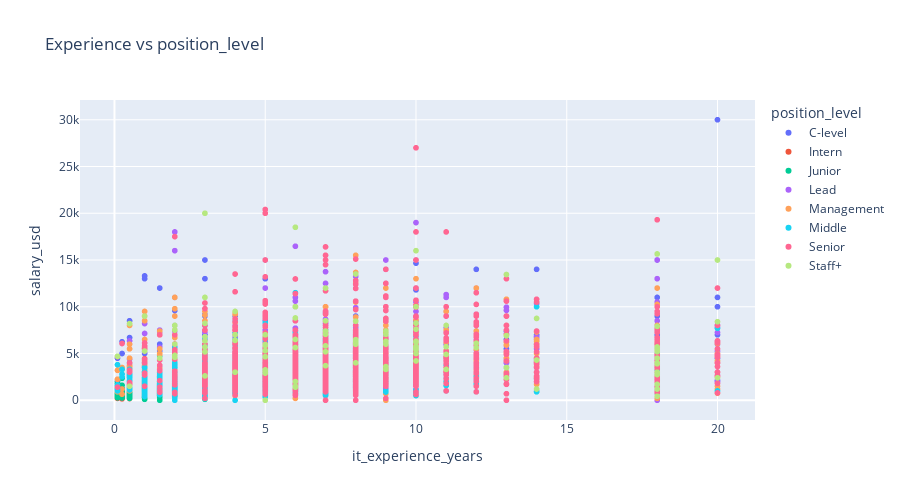

Notebook cell for this chart:
### Code cell
fig = px.scatter(
    dataframe,
    x='it_experience_years',
    y='salary_usd',
    color='position_level',
    hover_data=['pos_to_cat','it_experience_years', 'salary_usd'],
    title='Experience vs position_level',
    width=900, height=500
).show()

### Figure 1 — Plotly figure (JSON) as saved in the notebook; plotly's stock layout.template omitted (floating-point values rounded to 4 significant figures; data arrays with more than 128 entries replaced by an {"elided": "..."} marker saying what was removed)
{"data": [{"customdata": {"elided": "149x1 str values"}, "hovertemplate": "position_level=C-level<br>it_experience_years=%{x}<br>salary_usd=%{y}<br>pos_to_cat=%{customdata[0]}<extra></extra>", "legendgroup": "C-level", "marker": {"color": "#636efa", "symbol": "circle"}, "mode": "markers", "name": "C-level", "showlegend": true, "type": "scattergl", "x": {"elided": "149 float values"}, "xaxis": "x", "y": {"elided": "149 float values"}, "yaxis": "y"}, {"customdata": [["Software Engineering"], ["Software Engineering"], ["Software Engineering"], ["Software Engineering"], ["Software Engineering"], ["Software Engineering"], ["Software Engineering"], ["Software Engineering"], ["Software Engineering"], ["Software Engineering"], ["Software Engineering"], ["Software Engineering"], ["Software Engineering"], ["Software Engineering"], ["Software Engineering"], ["Software Engineering"], ["Software Engineering"], ["Software Engineering"], ["Software Engineering"], ["Software Engineering"], ["Software Engineering"], ["Software Engineering"], ["Software Engineering"], ["Software Engineering"], ["Software Engineering"], ["Software Engineering"], ["Software Engineering"], ["Software Engineering"], ["Software Engineering"], ["Software Engineering"], ["Software Engineering"], ["QA"], ["QA"], ["QA"], ["QA"], ["QA"], ["QA"], ["QA"], ["QA"], ["QA"], ["QA"], ["QA"], ["Product & Project management"], ["Product & Project management"], ["Product & Project management"], ["Product & Project management"], ["Product & Project management"], ["Data Science & Machine Learning"], ["Data Science & Machine Learning"], ["IT Operations"], ["Product & Project management"], ["Data Science & Machine Learning"], ["Data Science & Machine Learning"], ["IT Operations"], ["Product & Project management"], ["Security"], ["Business"], ["Data Science & Machine Learning"], ["Business"], ["Security"], ["IT Operations"], ["Product & Project management"], ["Marketing"], ["Marketing"], ["IT Operations"], ["Design"], ["Product & Project management"], ["HR"], ["Product & Project management"], ["Security"], ["Product & Project management"]], "hovertemplate": "position_level=Intern<br>it_experience_years=%{x}<br>salary_usd=%{y}<br>pos_to_cat=%{customdata[0]}<extra></extra>", "legendgroup": "Intern", "marker": {"color": "#EF553B", "symbol": "circle"}, "mode": "markers", "name": "Intern", "showlegend": true, "type": "scattergl", "x": [0.25, 0.5, 0.1, 0.1, 0.5, 0.25, 0.5, 0.25, 0.5, 0.5, 0.5, 0.1, 0.25, 0.1, 0.1, 0.5, 0.25, 1.0, 0.1, 0.1, 0.1, 0.25, 2.0, 1.0, 1.0, 1.0, 1.5, 1.0, 1.0, 0.1, 1.0, 0.5, 0.1, 0.1, 0.5, 0.25, 0.25, 0.1, 0.1, 0.1, 1.0, 0.1, 0.25, 0.5, 0.1, 0.1, 0.5, 0.5, 0.25, 0.25, 0.25, 0.5, 0.5, 0.25, 0.1, 0.5, 0.1, 2.0, 10.0, 0.5, 0.1, 0.1, 0.1, 0.25, 0.1, 0.5, 0.5, 0.5, 0.25, 0.1, 0.25], "xaxis": "x", "y": [150.0, 180.0, 200.0, 210.0, 220.0, 239.0, 260.0, 300.0, 320.0, 324.0, 350.0, 360.0, 362.0, 365.0, 376.0, 385.0, 400.0, 430.0, 481.5, 500.0, 535.0, 540.0, 550.0, 570.0, 600.0, 630.0, 676.0, 700.0, 800.0, 1200.0, 4440.0, 200.0, 250.0, 300.0, 370.0, 376.0, 400.0, 411.0, 500.0, 550.0, 650.0, 800.0, 200.0, 1200.0, 1500.0, 800.0, 330.0, 709.0, 525.0, 260.0, 500.0, 400.0, 500.0, 500.0, 750.0, 460.0, 500.0, 400.0, 1150.0, 600.0, 250.0, 600.0, 800.0, 700.0, 350.0, 350.0, 450.0, 400.0, 500.0, 500.0, 450.0], "yaxis": "y"}, {"customdata": {"elided": "756x1 str values"}, "hovertemplate": "position_level=Junior<br>it_experience_years=%{x}<br>salary_usd=%{y}<br>pos_to_cat=%{customdata[0]}<extra></extra>", "legendgroup": "Junior", "marker": {"color": "#00cc96", "symbol": "circle"}, "mode": "markers", "name": "Junior", "showlegend": true, "type": "scattergl", "x": {"elided": "756 float values"}, "xaxis": "x", "y": {"elided": "756 float values"}, "yaxis": "y"}, {"customdata": {"elided": "624x1 str values"}, "hovertemplate": "position_level=Lead<br>it_experience_years=%{x}<br>salary_usd=%{y}<br>pos_to_cat=%{customdata[0]}<extra></extra>", "legendgroup": "Lead", "marker": {"color": "#ab63fa", "symbol": "circle"}, "mode": "markers", "name": "Lead", "showlegend": true, "type": "scattergl", "x": {"elided": "624 float values"}, "xaxis": "x", "y": {"elided": "624 float values"}, "yaxis": "y"}, {"customdata": {"elided": "770x1 str values"}, "hovertemplate": "position_level=Management<br>it_experience_years=%{x}<br>salary_usd=%{y}<br>pos_to_cat=%{customdata[0]}<extra></extra>", "legendgroup": "Management", "marker": {"color": "#FFA15A", "symbol": "circle"}, "mode": "markers", "name": "Management", "showlegend": true, "type": "scattergl", "x": {"elided": "770 float values"}, "xaxis": "x", "y": {"elided": "770 float values"}, "yaxis": "y"}, {"customdata": {"elided": "1684x1 str values"}, "hovertemplate": "position_level=Middle<br>it_experience_years=%{x}<br>salary_usd=%{y}<br>pos_to_cat=%{customdata[0]}<extra></extra>", "legendgroup": "Middle", "marker": {"color": "#19d3f3", "symbol": "circle"}, "mode": "markers", "name": "Middle", "showlegend": true, "type": "scattergl", "x": {"elided": "1684 float values"}, "xaxis": "x", "y": {"elided": "1684 float values"}, "yaxis": "y"}, {"customdata": {"elided": "1311x1 str values"}, "hovertemplate": "position_level=Senior<br>it_experience_years=%{x}<br>salary_usd=%{y}<br>pos_to_cat=%{customdata[0]}<extra></extra>", "legendgroup": "Senior", "marker": {"color": "#FF6692", "symbol": "circle"}, "mode": "markers", "name": "Senior", "showlegend": true, "type": "scattergl", "x": {"elided": "1311 float values"}, "xaxis": "x", "y": {"elided": "1311 float values"}, "yaxis": "y"}, {"customdata": [["Software Engineering"], ["Software Engineering"], ["Software Engineering"], ["Software Engineering"], ["Software Engineering"], ["Software Engineering"], ["Software Engineering"], ["Software Engineering"], ["Software Engineering"], ["Software Engineering"], ["Software Engineering"], ["Software Engineering"], ["Software Engineering"], ["Software Engineering"], ["Software Engineering"], ["Software Engineering"], ["Software Engineering"], ["Software Engineering"], ["Software Engineering"], ["Software Engineering"], ["Software Engineering"], ["Software Engineering"], ["Software Engineering"], ["Software Engineering"], ["Software Engineering"], ["Software Engineering"], ["Software Engineering"], ["Software Engineering"], ["Software Engineering"], ["Software Engineering"], ["Software Engineering"], ["Software Engineering"], ["Software Engineering"], ["Software Engineering"], ["Software Engineering"], ["Software Engineering"], ["Software Engineering"], ["Software Engineering"], ["Software Engineering"], ["Software Engineering"], ["Software Engineering"], ["Software Engineering"], ["Software Engineering"], ["Software Engineering"], ["Software Engineering"], ["Software Engineering"], ["Software Engineering"], ["Software Engineering"], ["Software Engineering"], ["Software Engineering"], ["Software Engineering"], ["Software Engineering"], ["Software Engineering"], ["Software Engineering"], ["Software Engineering"], ["Software Engineering"], ["Software Engineering"], ["Software Engineering"], ["Software Engineering"], ["Software Engineering"], ["Software Engineering"], ["Software Engineering"], ["Software Engineering"], ["Software Engineering"], ["Software Engineering"], ["Software Engineering"], ["Software Engineering"], ["Software Engineering"], ["Software Engineering"], ["Software Engineering"], ["Software Engineering"], ["Software Engineering"], ["Software Engineering"], ["Software Engineering"], ["Software Engineering"], ["Software Engineering"], ["Software Engineering"], ["QA"], ["QA"], ["QA"], ["QA"], ["QA"], ["QA"], ["QA"], ["QA"], ["Design"], ["IT Operations"], ["IT Operations"], ["Business"], ["Product & Project management"], ["Data Science & Machine Learning"], ["Data Science & Machine Learning"], ["Data Science & Machine Learning"], ["Product & Project management"], ["Data Science & Machine Learning"], ["Data Science & Machine Learning"], ["IT Operations"], ["Product & Project management"], ["Data Science & Machine Learning"], ["Business"], ["Product & Project management"], ["Product & Project management"], ["Data Science & Machine Learning"], ["Data Science & Machine Learning"], ["Product & Project management"], ["IT Operations"], ["Design"]], "hovertemplate": "position_level=Staff+<br>it_experience_years=%{x}<br>salary_usd=%{y}<br>pos_to_cat=%{customdata[0]}<extra></extra>", "legendgroup": "Staff+", "marker": {"color": "#B6E880", "symbol": "circle"}, "mode": "markers", "name": "Staff+", "showlegend": true, "type": "scattergl", "x": [5.0, 6.0, 6.0, 18.0, 6.0, 20.0, 3.0, 18.0, 5.0, 4.0, 5.0, 9.0, 13.0, 7.0, 18.0, 10.0, 14.0, 18.0, 2.0, 5.0, 0.1, 2.0, 10.0, 3.0, 1.0, 5.0, 10.0, 10.0, 18.0, 10.0, 10.0, 6.0, 3.0, 11.0, 10.0, 7.0, 5.0, 5.0, 2.0, 12.0, 10.0, 9.0, 3.0, 8.0, 4.0, 8.0, 6.0, 3.0, 13.0, 5.0, 4.0, 7.0, 7.0, 9.0, 2.0, 10.0, 18.0, 2.0, 0.5, 3.0, 10.0, 8.0, 7.0, 14.0, 6.0, 1.0, 4.0, 6.0, 3.0, 7.0, 13.0, 8.0, 20.0, 18.0, 10.0, 6.0, 3.0, 5.0, 11.0, 9.0, 18.0, 11.0, 18.0, 10.0, 11.0, 8.0, 0.5, 18.0, 9.0, 14.0, 10.0, 8.0, 8.0, 1.5, 4.0, 18.0, 20.0, 18.0, 12.0, 18.0, 10.0, 13.0, 8.0, 7.0, 9.0, 18.0, 18.0], "xaxis": "x", "y": [0.0, 1400.0, 1500.0, 1700.0, 2000.0, 2400.0, 2600.0, 2750.0, 2900.0, 3000.0, 3250.0, 3300.0, 3500.0, 3700.0, 4000.0, 4200.0, 4300.0, 4500.0, 4590.0, 4650.0, 4700.0, 4800.0, 5000.0, 5170.0, 5262.0, 5300.0, 5400.0, 5500.0, 5550.0, 5600.0, 5610.0, 5640.0, 5700.0, 5720.0, 5780.0, 5816.0, 5850.0, 5950.0, 6000.0, 6100.0, 6200.0, 6300.0, 6350.0, 6370.0, 6400.0, 6480.0, 6500.0, 6800.0, 6900.0, 7000.0, 7012.0, 7050.0, 7400.0, 7403.0, 7500.0, 7600.0, 7900.0, 8000.0, 8200.0, 8226.0, 8250.0, 8460.0, 8500.0, 8750.0, 8800.0, 9000.0, 9500.0, 10000.0, 11000.0, 12000.0, 13450.0, 13500.0, 15000.0, 15650.0, 16000.0, 18500.0, 20000.0, 2970.0, 3300.0, 3600.0, 3900.0, 4900.0, 5300.0, 5600.0, 8000.0, 4000.0, 1500.0, 3000.0, 6000.0, 1200.0, 10000.0, 6000.0, 6200.0, 4500.0, 3000.0, 5200.0, 8400.0, 1200.0, 5640.0, 426.0, 6300.0, 2400.0, 6000.0, 5180.0, 7050.0, 5700.0, 2850.0], "yaxis": "y"}], "layout": {"height": 500, "legend": {"title": {"text": "position_level"}, "tracegroupgap": 0}, "title": {"text": "Experience vs position_level"}, "width": 900, "xaxis": {"anchor": "y", "domain": [0, 1], "title": {"text": "it_experience_years"}}, "yaxis": {"anchor": "x", "domain": [0, 1], "title": {"text": "salary_usd"}}}}
